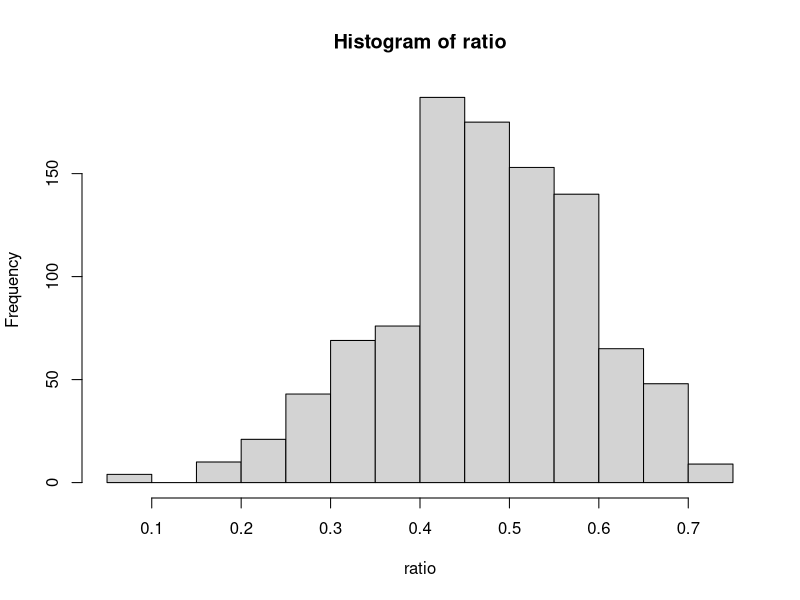
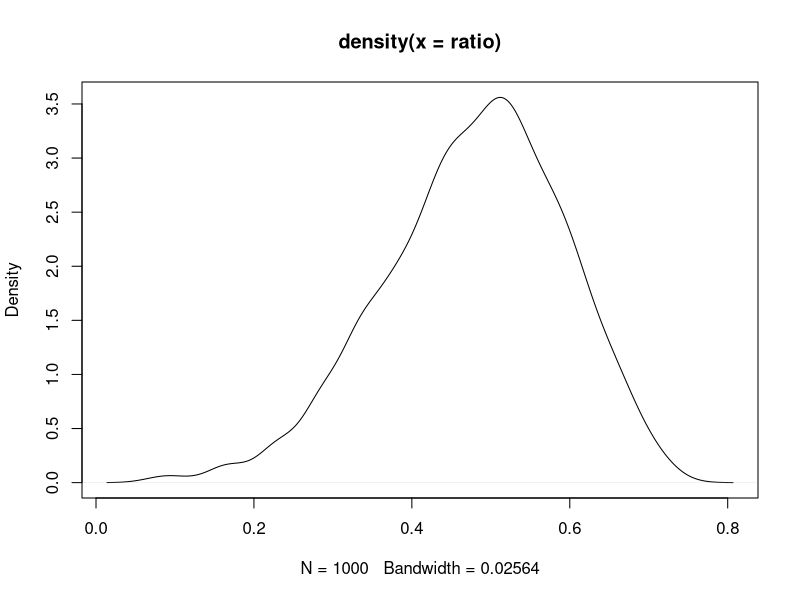

Here is the R script that generated these plots, in order:
#Question 1
library(lubridate)
count_bizday <- function(year) { 
  
  day1 <- 1
  day2 <- 1
  c <- (year-1) %/% 100
  y <- (year-1) %% 100
  w1 <- (1 + y + y%/%4 + c%/%4 +5*c+ 36) %% 7
  w2 <- (w1+1) %% 7
  if(w1 %in% c(1,0)){day1 <- 0}
  if(w2 %in% c(1,0)){day2 <- 0}
  
  if ((year%%4 != 0) | (year%%400 != 0 & year%%100 == 0)){
    day2 <- 0
  }
  
  return(52*5+day1+day2)
}

count_bizday(2005)
count_bizday(2019)

#Question 2: secretary question
library(purrr)
make_choice <- function(N, split_number){
  input_list <- sample(1:N, N, replace = FALSE)
  best_selection <- 1
  
  best_evaluation <- input_list[1]
  for (i in 2:split_number) {
    if(best_evaluation < input_list[i]){best_evaluation <- input_list[i]}
  }
  
  found_best <- FALSE
  for (i in (split_number+1):N) {
    if(input_list[i] > best_evaluation){
      best_selection <- input_list[i]
      found_best <- TRUE
      break
    }
  }
  
  # YY: if N appears in the first group, return the last item
  if (!found_best) {
    best_selection <- input_list[N]
  }
  
  best_selection
}

find_optimal <- function(N){
  split_number <- 1:(N%/%2)
  
  prob <- purrr::map(1:(N%/%2), function(x){
    count <- 0
    for (i in 1:400) {
      if(make_choice(N,x)==N){count <- count+1}
    }
    count/400
  })
  prob <- as.vector(unlist(prob))
  split_number[match(max(prob),prob)]
}

find_optimal(3)
find_optimal(10)
find_optimal(100)

#Question 3: Birth ratio question
library(tidyverse)
ratio <- rep(0,1000)

for (i in 1:1000) {
  girl <- 0
  trial <- purrr::map(1:10,function(x){
    sample(c(0,1), 100, replace = TRUE) # 0 represents Female, 1 represents Male
  })
  for (j in 1:10) {
    girl = girl + which(trial[[j]]==1)[1]-1
  }
  ratio[i] <- (girl/(girl+10))
}

hist(ratio)
plot(density(ratio))
